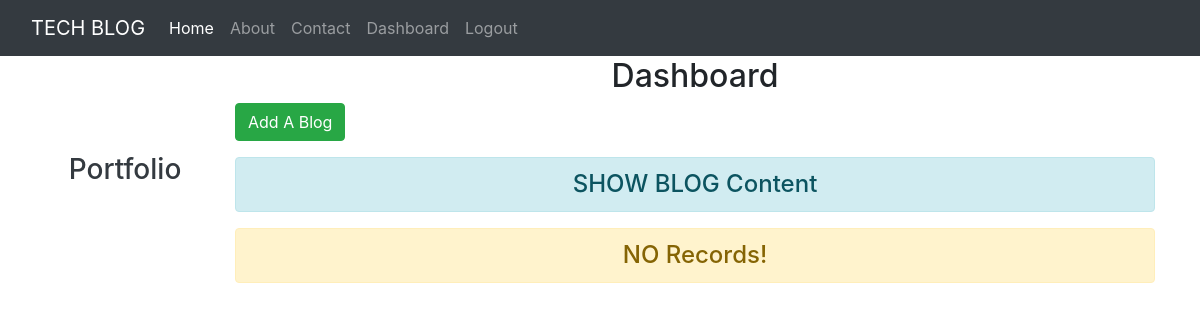
Before: /dashboard/ (signed in) with the older database file.
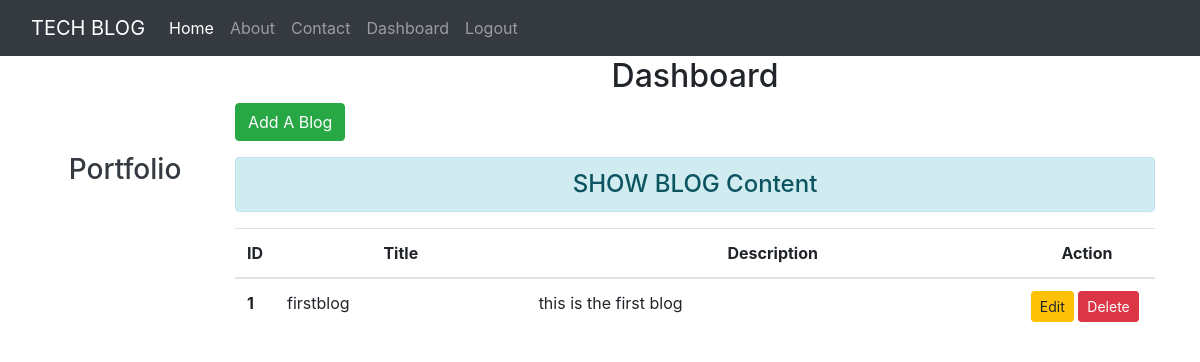
After: the same page with the newer database file.
### blog/models.py (models this page shows)
class Blog(models.Model):
    title = models.CharField(max_length=200)
    cont = models.TextField()

### blog/views.py (the view)
# urls.py: path('dashboard/',views.dashboard, name="dashboard"),
def dashboard(request):
    if request.user.is_authenticated:
        blogs = Blog.objects.all()
        user = request.user
        full_name = user.get_full_name()
        gps = user.groups.all()
        return render(request, 'blog/dashboard.html',{'blogs':blogs,'full_name':full_name,'groups':gps})

### blog/templates/blog/dashboard.html (shortened to what this page needs)
{% extends 'blog/base.html' %}
{% load static %}
{% block side %}
<div class="col-sm-2 text-dark my-5 text-center">
    <h3 class="my-5">Portfolio</h3>
</div>
{% endblock side %}
{% block content %}
    <div class="col-sm-10">
        <h2 class="text-center">Dashboard</h2>
        <a class="btn btn-success" href="{% url 'addblog' %}">Add A Blog</a>
        <h4 class="text-center alert alert-info mt-3">SHOW BLOG Content</h4>
        {% if blogs %}
            <table class="table table-hover bg-white">
                <thead>
                    <tr class="text-center">
                        <th scope="col" style="width:2%">ID</th>
                        <th scope="col" style="width:28%">Title</th>
                        <th scope="col" style="width:55%">Description</th>
                        <th scope="col" style="width:15%">Action</th>
                    </tr>
                </thead>
                <tbody>
                    {% for blg in blogs %}
                        <tr>
                            <th scope = "row">{{ blg.id }}</th>
                            <td>{{ blg.title }}</td>
                            <td>{{ blg.cont }}</td>
                            <td><a href="{% url 'updateblog' blg.id %}" class="btn btn-warning btn-sm">Edit</a>
                                {% if perms.blog.delete_blog %}
                                <form action='{% url "deleteblog" blg.id %}' method="post" class="d-inline"> {% csrf_token %}
                                <input type="submit" class="btn btn-danger btn-sm" value="Delete">
                               </form>
                               {% endif %}
                            </td>
                        </tr>
                    {% endfor %}
                </tbody>
            </table>
        {% else %}
        <h4 class="text-center alert alert-warning">NO Records!</h4>
        {% endif %}
{% endblock content %}

Changed rows visible on the page:
added Blog: id "1", title "firstblog", cont "this is the first blog"
Other visible differences:
text no longer shown: "NO Records!"
text now shown: "ID Title Description Action"
